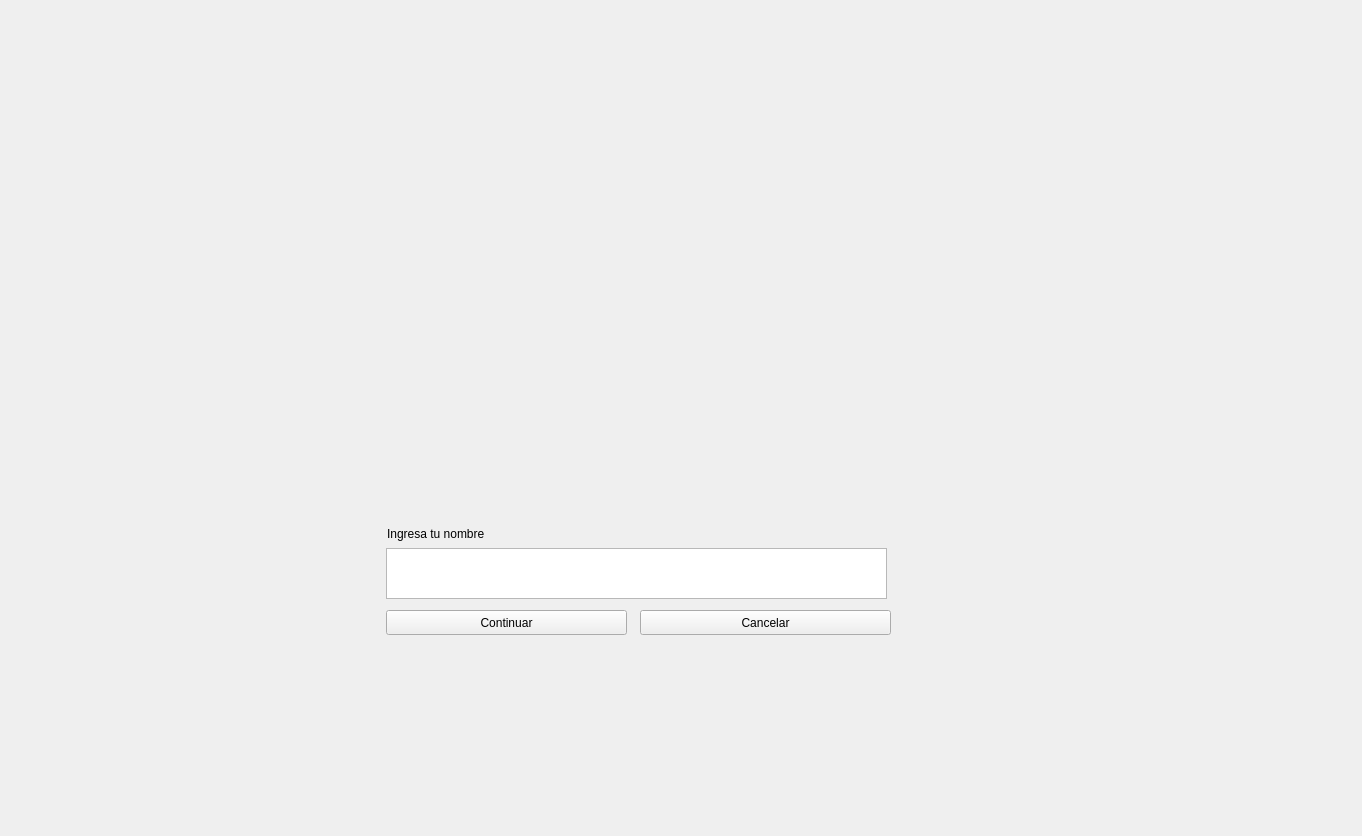
<?xml version="1.0" encoding="UTF-8"?>
<ui version="4.0">
 <class>Form</class>
 <widget class="QWidget" name="Form">
  <property name="geometry">
   <rect>
    <x>0</x>
    <y>0</y>
    <width>1362</width>
    <height>836</height>
   </rect>
  </property>
  <property name="windowTitle">
   <string>Form</string>
  </property>
  <widget class="QLabel" name="label_picu">
   <property name="geometry">
    <rect>
     <x>386</x>
     <y>9</y>
     <width>501</width>
     <height>441</height>
    </rect>
   </property>
   <property name="text">
    <string>&lt;html&gt;&lt;head/&gt;&lt;body&gt;&lt;p&gt;&lt;img src=&quot;:/prefijoNuevo/T4oligo.jpeg&quot;/&gt;&lt;/p&gt;&lt;/body&gt;&lt;/html&gt;</string>
   </property>
  </widget>
  <widget class="QTextEdit" name="text_name">
   <property name="geometry">
    <rect>
     <x>386</x>
     <y>548</y>
     <width>501</width>
     <height>51</height>
    </rect>
   </property>
  </widget>
  <widget class="QLabel" name="label_name">
   <property name="geometry">
    <rect>
     <x>387</x>
     <y>523</y>
     <width>501</width>
     <height>21</height>
    </rect>
   </property>
   <property name="text">
    <string>Ingresa tu nombre</string>
   </property>
   <property name="textFormat">
    <enum>Qt::AutoText</enum>
   </property>
  </widget>
  <widget class="QPushButton" name="pushButton_cancel">
   <property name="geometry">
    <rect>
     <x>640</x>
     <y>610</y>
     <width>251</width>
     <height>25</height>
    </rect>
   </property>
   <property name="text">
    <string>Cancelar</string>
   </property>
  </widget>
  <widget class="QPushButton" name="pushButton_continue">
   <property name="geometry">
    <rect>
     <x>386</x>
     <y>610</y>
     <width>241</width>
     <height>25</height>
    </rect>
   </property>
   <property name="text">
    <string>Continuar</string>
   </property>
  </widget>
 </widget>
 <resources>
  <include location="t4oligo.qrc"/>
 </resources>
 <connections/>
</ui>
